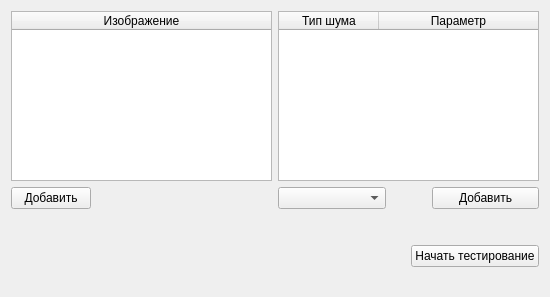
<?xml version="1.0" encoding="UTF-8"?>
<ui version="4.0">
 <class>TestingWidget</class>
 <widget class="QWidget" name="TestingWidget">
  <property name="geometry">
   <rect>
    <x>0</x>
    <y>0</y>
    <width>550</width>
    <height>297</height>
   </rect>
  </property>
  <property name="windowTitle">
   <string>Form</string>
  </property>
  <layout class="QGridLayout" name="gridLayout">
   <item row="0" column="1">
    <layout class="QVBoxLayout" name="verticalLayout_2">
     <item>
      <widget class="QTableWidget" name="tableWidget">
       <attribute name="horizontalHeaderStretchLastSection">
        <bool>true</bool>
       </attribute>
       <column>
        <property name="text">
         <string>Тип шума</string>
        </property>
       </column>
       <column>
        <property name="text">
         <string>Параметр</string>
        </property>
       </column>
      </widget>
     </item>
     <item>
      <layout class="QHBoxLayout" name="horizontalLayout_2">
       <item>
        <widget class="QComboBox" name="comboBox"/>
       </item>
       <item>
        <spacer name="horizontalSpacer_2">
         <property name="orientation">
          <enum>Qt::Horizontal</enum>
         </property>
         <property name="sizeType">
          <enum>QSizePolicy::Minimum</enum>
         </property>
         <property name="sizeHint" stdset="0">
          <size>
           <width>40</width>
           <height>20</height>
          </size>
         </property>
        </spacer>
       </item>
       <item>
        <widget class="QPushButton" name="pushButton_2">
         <property name="text">
          <string>Добавить</string>
         </property>
        </widget>
       </item>
      </layout>
     </item>
    </layout>
   </item>
   <item row="1" column="0" colspan="2">
    <spacer name="verticalSpacer">
     <property name="orientation">
      <enum>Qt::Vertical</enum>
     </property>
     <property name="sizeType">
      <enum>QSizePolicy::Fixed</enum>
     </property>
     <property name="sizeHint" stdset="0">
      <size>
       <width>20</width>
       <height>30</height>
      </size>
     </property>
    </spacer>
   </item>
   <item row="0" column="0">
    <layout class="QVBoxLayout" name="verticalLayout">
     <item>
      <widget class="QTableWidget" name="tableWidget_2">
       <attribute name="horizontalHeaderStretchLastSection">
        <bool>true</bool>
       </attribute>
       <column>
        <property name="text">
         <string>Изображение</string>
        </property>
       </column>
      </widget>
     </item>
     <item>
      <layout class="QHBoxLayout" name="horizontalLayout">
       <item>
        <widget class="QPushButton" name="pushButton">
         <property name="text">
          <string>Добавить</string>
         </property>
        </widget>
       </item>
       <item>
        <spacer name="horizontalSpacer">
         <property name="orientation">
          <enum>Qt::Horizontal</enum>
         </property>
         <property name="sizeHint" stdset="0">
          <size>
           <width>40</width>
           <height>20</height>
          </size>
         </property>
        </spacer>
       </item>
      </layout>
     </item>
    </layout>
   </item>
   <item row="2" column="0" colspan="2">
    <layout class="QHBoxLayout" name="horizontalLayout_3">
     <item>
      <spacer name="horizontalSpacer_3">
       <property name="orientation">
        <enum>Qt::Horizontal</enum>
       </property>
       <property name="sizeHint" stdset="0">
        <size>
         <width>40</width>
         <height>20</height>
        </size>
       </property>
      </spacer>
     </item>
     <item>
      <widget class="QPushButton" name="pushButton_3">
       <property name="text">
        <string>Начать тестирование</string>
       </property>
      </widget>
     </item>
    </layout>
   </item>
   <item row="3" column="0" colspan="2">
    <spacer name="verticalSpacer_2">
     <property name="orientation">
      <enum>Qt::Vertical</enum>
     </property>
     <property name="sizeHint" stdset="0">
      <size>
       <width>20</width>
       <height>40</height>
      </size>
     </property>
    </spacer>
   </item>
  </layout>
 </widget>
 <resources/>
 <connections/>
</ui>
